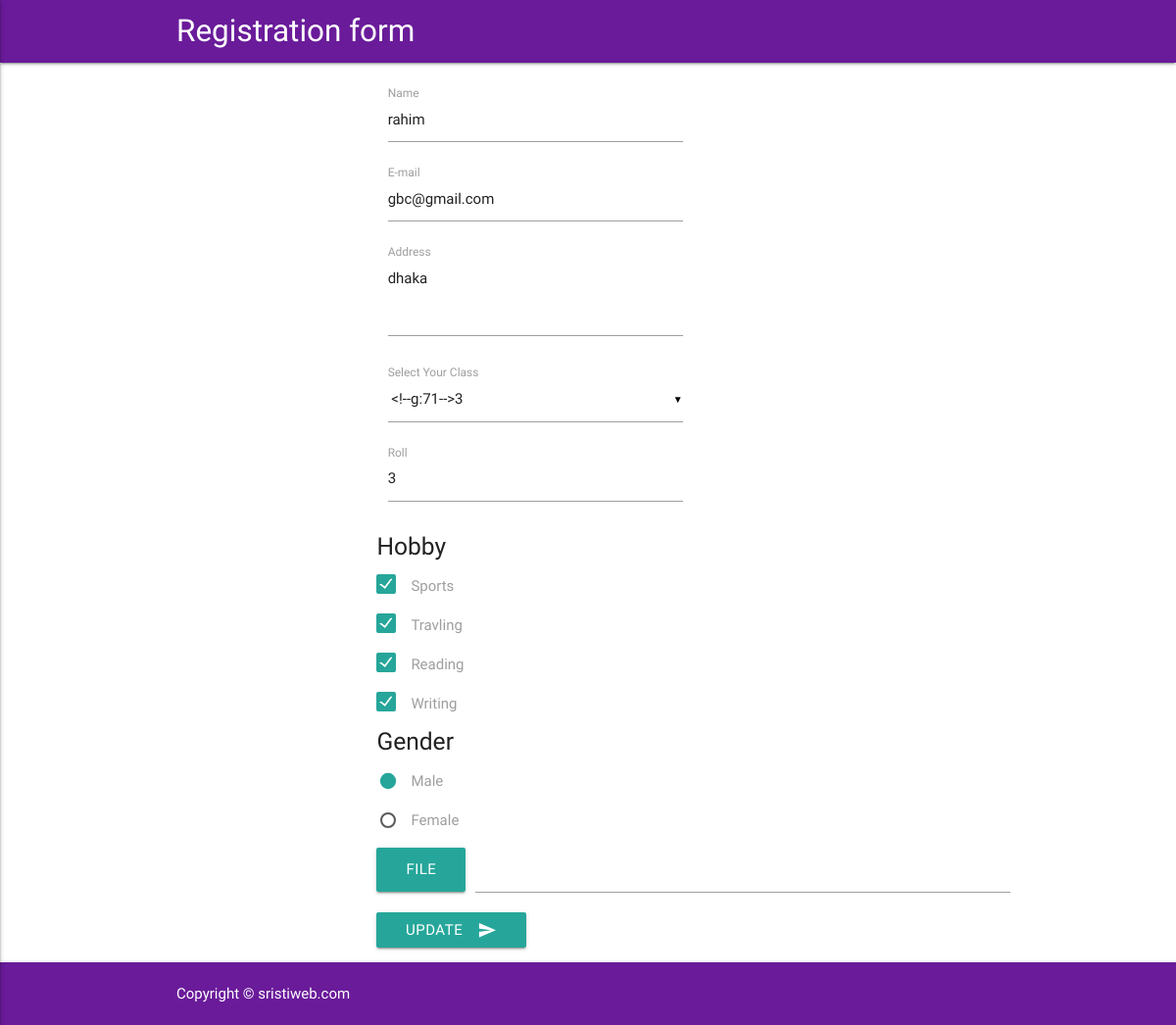
The app's page /update.php?update_id=6 with its own data.
### tables this page shows
CREATE TABLE `infos2` (
  `id` int(10) NOT NULL,
  `name` varchar(25) NOT NULL,
  `email` varchar(30) NOT NULL,
  `address` varchar(40) NOT NULL,
  `class` int(2) NOT NULL,
  `roll` int(4) NOT NULL,
  `hobby` varchar(30) NOT NULL,
  `gender` varchar(6) NOT NULL,
  `photo` varchar(100) NOT NULL
);

### update.php (the view, shortened to what this page needs)
<?php
	if(isset($_GET['update_id'])){
		$u_id= $_GET['update_id'];
		$servername = "localhost";
		$username = "root";
		$password = "";
		$dbname = "student2";
		$conn = mysqli_connect($servername, $username,$password,$dbname);
		$sql="SELECT * FROM infos2 WHERE id=". $u_id ;
		$result = mysqli_query($conn, $sql);
		if (mysqli_num_rows($result) > 0) {
		$row = mysqli_fetch_assoc($result);
	?>
		<!DOCTYPE html>
<html lang="en">
<head>
	<link rel="stylesheet" href="css/materialize.min.css">
	<link rel="stylesheet" href="css/style.css">
</head>
<body>
	<nav class="purple darken-3" role="navigation">
	    <div class="nav-wrapper container">
	      <a id="logo-container" href="#" class="brand-logo">Registration form</a>
	    </div>
	</nav>
	<div class="main-login-form">
		<div class="container">
		<div class="row">
	    <form method="post" action="index.php" class="col s9 offset-s3" enctype="multipart/form-data">
	      <div class="row">
	        <div class="input-field col s6">
	          <input  id="name" type="text" class="validate" name="name" value="<?php echo $row['name']; ?>">
	          <label for="name">Name</label>
	        </div>
	      </div>
	      <div class="row">
	        <div class="input-field col s6">
	          <input id="email" type="email" class="validate" name="email" value="<?php echo $row['email']; ?>">
	          <label for="email">E-mail</label>
	        </div>
	      </div>
	     <div class="row">
     		<div class="input-field col s6">
	          <textarea id="textarea1" class="materialize-textarea" name="address" ><?php echo $row['address']; ?></textarea>
	          <label for="textarea1">Address</label>
	        </div>
	     </div>
	     <div class="row">
		     <div class="input-field col s6">
			    <label>Select Your Class</label>
			  </div>
	     </div>
	      <div class="row">
	        <div class="input-field col s6">
	          <input id="roll" type="number" class="validate" name="roll" value="<?php echo $row['roll']; ?>">
	          <label for="roll">Roll</label>
	        </div>
	      </div>
	     <div class="row">
	     	<h5>Hobby</h5>
	     	<p>
	  		  <label for="sports">Sports</label>
	      	</p>
	     	<p>
	  		  <label for="travle">Travling</label>
	      	</p>
	     	<p>
	  		  <label for="readin">Reading</label>
	      	</p>
	     	<p>
	  		  <label for="writeing">Writing</label>
	      	</p>
	     </div>
	     <div class="row">
	     	<h5>Gender</h5>
	     	<p>
		      <label for="male">Male</label>
		    </p>
	     	<p>
		      <label for="female">Female</label>
		    </p>
	     </div>
	     <div class="row">
	     	<div class="file-field input-field">
		      <div class="btn">
		        <span>File</span>
		      </div>
		      <div class="file-path-wrapper">
		        <input class="file-path validate" type="text">
		      </div>
		    </div>
	     </div>
		  <div class="row">
			  <button class="btn waves-effect waves-light" type="submit" name="update">Update
			  <i class="material-icons right">send</i>
			  </button>
		  </div>
	    </form>
	  </div>
	</div>
	</div>
	<div class="footer-copyright">
      <nav class="purple darken-3" role="navigation">
	    <div class="nav-wrapper container">
	      <p>Copyright &copy; sristiweb.com</p>
	    </div>
	  </nav>
    </div>
</body>
</html>
<?php
 }
}
?>

### css/style.css (style rules this page uses)
.row { margin-bottom: 0; }
.main-login-form { padding-top: 20px; }

### records on screen
infos2: name "rahim", email "gbc@gmail.com", address "dhaka", roll "3"
